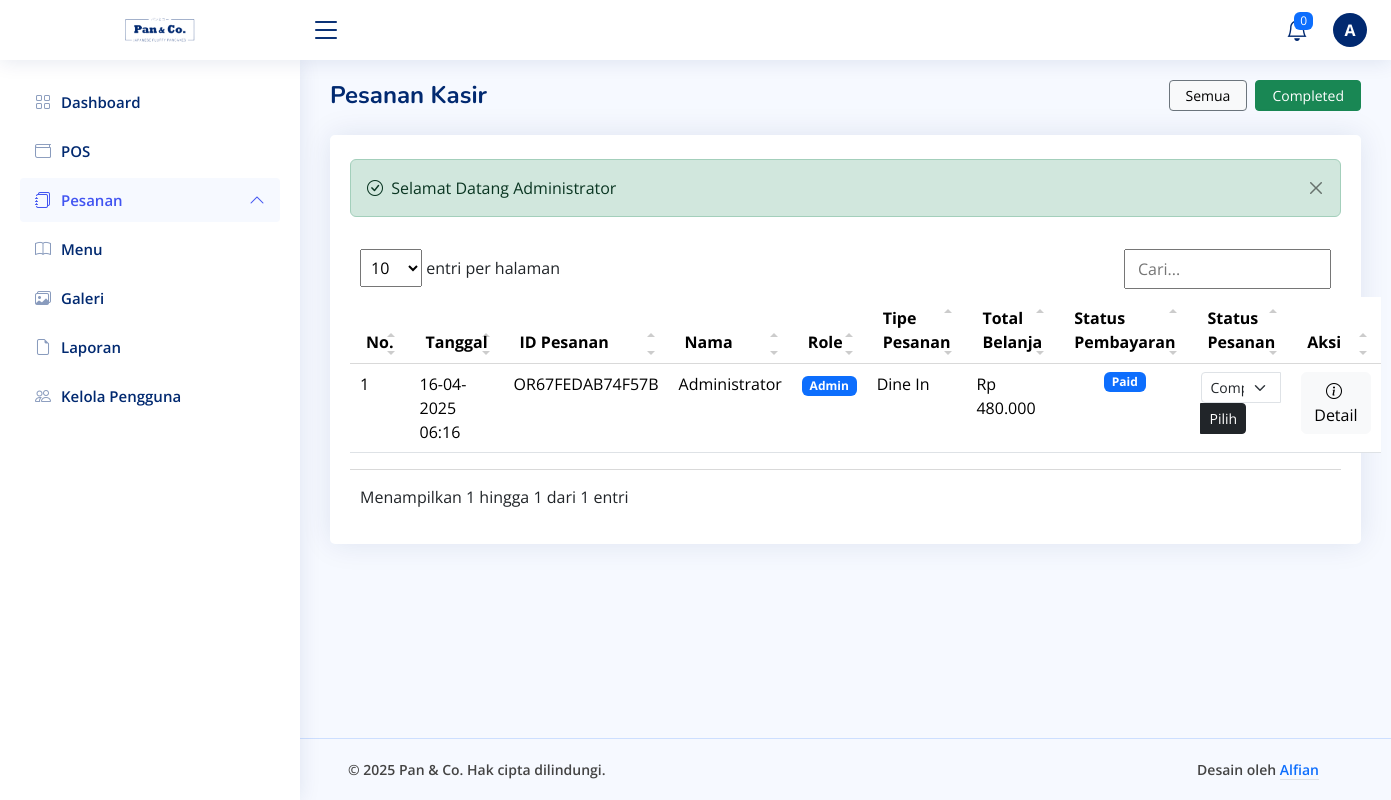
Page /dashboard/order-cashier/status.php?status=Completed (signed in) on the committed database.
### tables this page shows
CREATE TABLE `pembayaran` (
  `id_pembayaran` char(15) NOT NULL,
  `id_pesanan` char(15) DEFAULT NULL,
  `id_user` char(13) DEFAULT NULL,
  `tanggal` datetime DEFAULT NULL,
  `metode_pembayaran` enum('','Cash','Debit Card','QRIS') NOT NULL,
  `jumlah_pembayaran` bigint DEFAULT NULL,
  `status` enum('Unpaid','Paid','Rejected') NOT NULL
);

CREATE TABLE `pesanan` (
  `id_pesanan` char(15) NOT NULL,
  `id_user` char(13) DEFAULT NULL,
  `tanggal` datetime DEFAULT NULL,
  `tipe_pesanan` enum('Dine In','Takeaway') NOT NULL,
  `nomor_meja` char(7) DEFAULT NULL,
  `total_pembayaran` bigint DEFAULT NULL,
  `status` enum('Pending','Confirmed','In Progress','Completed','Cancelled') NOT NULL
);

CREATE TABLE `users` (
  `id_user` char(13) NOT NULL,
  `nama_lengkap` varchar(100) NOT NULL,
  `email` varchar(100) NOT NULL,
  `password` varchar(100) NOT NULL,
  `level` enum('Admin','Cashier','User') NOT NULL
);

### config/config.php (called while the page is built, shortened)
<?php
$base_url = 'http://localhost/restaurant-order-system';
function base_url($path = '')
{
    global $base_url;
    return rtrim($base_url, '/') . '/' . ltrim($path, '/');
}

### dashboard/order-cashier/status.php (the view, shortened to what this page needs)
<?php
include('../../config/config.php');
$title = 'Pesanan Kasir';
?>
<div class="pagetitle">
    <div class="d-flex justify-content-between align-items-center gap-2 mb-4">
        <h1 class="mb-0 fw-bold"><?= $title ?></h1>
        <div class="d-flex gap-2">
            <a href="<?= base_url('dashboard/order-cashier/show.php'); ?>" class="btn btn-sm px-lg-3 btn-light border-secondary">Semua</a>
            <?php
            $status = $_GET['status'] ?? '';
            $sql_status_pesanan = "SELECT DISTINCT status FROM pesanan
                                   INNER JOIN users ON pesanan.id_user = users.id_user
                                   WHERE users.level != 'User'
                                   ORDER BY pesanan.status ASC";
            $query_status_pesanan = mysqli_query($koneksi, $sql_status_pesanan);
            while ($data_status_pesanan = mysqli_fetch_array($query_status_pesanan)):
                if ($data_status_pesanan['status'] == 'Pending') {
                    $btn_style = 'btn btn-warning text-white';
                } elseif ($data_status_pesanan['status'] == 'Confirmed') {
                    $btn_style = 'btn btn-primary';
                } elseif ($data_status_pesanan['status'] == 'In Progress') {
                    $btn_style = 'btn btn-info text-white';
                } elseif ($data_status_pesanan['status'] == 'Completed') {
                    $btn_style = 'btn btn-success';
                } elseif ($data_status_pesanan['status'] == 'Cancelled') {
                    $btn_style = 'btn btn-danger';
                }
            ?>
                <a href="<?= base_url('dashboard/order-cashier/status.php?status=' . urlencode($data_status_pesanan['status'])); ?>" class="btn btn-sm px-lg-3 <?= ($status === $data_status_pesanan['status']) ? $btn_style : 'btn-light border-secondary'; ?>">
                    <?= $data_status_pesanan['status']; ?>
                </a>
            <?php endwhile; ?>
        </div>
    </div>
</div>
<section class="section">
    <div class="row">
        <div class="col-lg-12">
            <div class="card">
                <div class="card-body pt-4">
                    <?php include('../components/alerts.php') ?>
                    <table class="table table-hover datatable">
                        <thead class="table-light">
                            <tr>
                                <th>No.</th>
                                <th>Tanggal</th>
                                <th>ID Pesanan</th>
                                <th>Nama</th>
                                <th>Role</th>
                                <th>Tipe Pesanan</th>
                                <th>Total Belanja</th>
                                <th>Status Pembayaran</th>
                                <th>Status Pesanan</th>
                                <th>Aksi</th>
                            </tr>
                        </thead>
                        <tbody>
                            <?php
                            $no = 1;
                            $sql = "SELECT pesanan.*,
                                            pembayaran.status AS status_pembayaran,
                                            pembayaran.metode_pembayaran AS metode_pembayaran,
                                            users.nama_lengkap AS nama_lengkap,
                                            users.level AS level
                                    FROM pesanan
                                    INNER JOIN pembayaran ON pesanan.id_pesanan = pembayaran.id_pesanan
                                    INNER JOIN users ON pesanan.id_user = users.id_user
                                    WHERE users.level != 'User' AND pesanan.status = '$status'
                                    ORDER BY pesanan.tanggal DESC";
                            $query = mysqli_query($koneksi, $sql);
                            while ($data = mysqli_fetch_array($query)) :
                            ?>
                                <tr>
                                    <td><?= $no++ ?></td>
                                    <td><?= date('d-m-Y H:i', strtotime($data['tanggal'])); ?></td>
                                    <td><?= $data['id_pesanan'] ?></td>
                                    <td><?= $data['nama_lengkap'] ?></td>
                                    <td>
                                        <?php if ($data['level'] === 'User'): ?>
                                            <span class="badge bg-info">Pelanggan</span>
                                        <?php elseif ($data['level'] === 'Cashier'): ?>
                                            <span class="badge bg-secondary">Kasir</span>
                                        <?php else: ?>
                                            <span class="badge bg-primary">Admin</span>
                                        <?php endif; ?>
                                    </td>
                                    <td><?= $data['tipe_pesanan'] ?></td>
                                    <td><?= 'Rp ' . number_format($data['total_pembayaran'], 0, ',', '.') ?></td>
                                    <td>
                                        <div class="d-flex justify-content-center">
                                            <?php if ($data['status_pembayaran'] == 'Unpaid'): ?>
                                                <span class="badge bg-danger">Unpaid</span>
                                            <?php elseif ($data['status_pembayaran'] == 'Paid'): ?>
                                                <span class="badge bg-primary">Paid</span>
                                            <?php elseif ($data['status_pembayaran'] == 'Rejected'): ?>
                                                <span class="badge bg-danger">Rejected</span>
                                            <?php endif; ?>
                                        </div>
                                    </td>
                                    <td>
                                        <form method="post" action="<?= base_url('dashboard/order-cashier/action.php?update-order-status=' . $data['id_pesanan'] . '&current-status=' . $data['status']); ?>">
                                            <div class="input-group">
                                                <select class="form-select form-select-sm" id="status" name="status" required>
                                                    <option value="Completed" <?= ($data['status'] === 'Completed') ? 'selected' : ''; ?> class="text-success">Completed</option>
                                                </select>
                                                <button class="btn btn-sm btn-dark" type="submit">Pilih</button>
                                            </div>
                                        </form>
                                    </td>
                                    <td class="text-center">
                                        <a href="<?= base_url('dashboard/order-cashier/detail.php?order-id=' . $data['id_pesanan']); ?>" class="btn btn-light">
                                            <i class="bi bi-info-circle me-1"></i> Detail
                                        </a>
                                    </td>
                                </tr>
                            <?php endwhile ?>
                        </tbody>
                    </table>
                </div>
            </div>
        </div>
    </div>
</section>
<?php
include('../layout.php');
?>

### assets/dashboard/css/style.css (style rules this page uses)
:root { scroll-behavior: smooth; }
body { font-family: "Open Sans", sans-serif; background: #f6f9ff; color: #444444; }
a { color: #4154f1; text-decoration: none; }
h1, h2, h3, h4, h5, h6 { font-family: "Nunito", sans-serif; }
.pagetitle { margin-bottom: 10px; }
.pagetitle h1 { font-size: 24px; margin-bottom: 0; font-weight: 600; color: #012970; }
.card { margin-bottom: 30px; border: none; border-radius: 5px; box-shadow: 0px 0 30px rgba(1, 41, 112, 0.1); }
.card-body { padding: 0 20px 20px 20px; }
html, body { height: 100%; margin: 0; display: flex; flex-direction: column; }

### rows in the picture
pembayaran: id_pesanan.tanggal "16-04-2025 06:16", id_pesanan.id_pesanan "OR67FEDAB74F57B", id_user.nama_lengkap "Administrator", id_pesanan.tipe_pesanan "Dine In", id_pesanan.total_pembayaran "480.000", status "Paid"

### other values in the picture
substr($_SESSION['nama_lengkap'], 0, 1) "A"
$title "Pesanan Kasir"
$data_status_pesanan['status'] "Completed"
$_SESSION['success'] "Selamat Datang Administrator"
